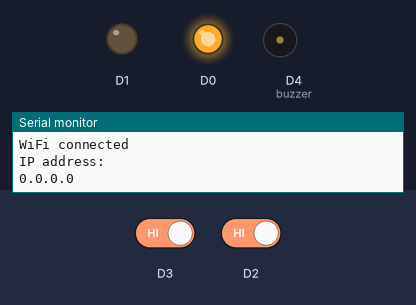
Simulated run of this sketch. Board: ESP8266 (NodeMCU). On the bench: output pins drawn as LEDs (lit = HIGH), buzzer (waves = sounding), the last lines printed to the serial monitor. The inputs (shaded band) are chosen by the test bench; at power-on: D3 HIGH, D2 HIGH. WiFi joins after 1.5 s; servers stay silent unless stated; network time is answered at once with the bench clock; uploads are accepted with an empty reply; the local clock reads 2024-03-15 10:24:30 at power-on unless the sketch sets it.

Above: at 3.0 s.
3.1 s: D3 driven LOW
At 4.3 s:
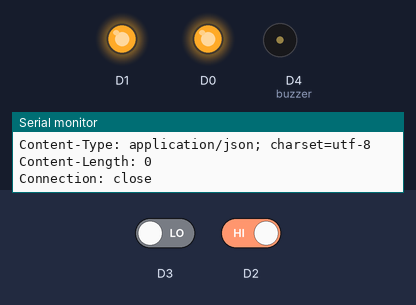
6.1 s: D2 driven LOW
At 7.9 s:
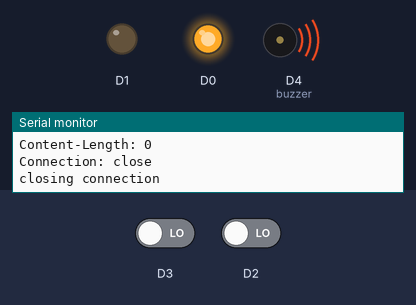
8.2 s: D3 driven HIGH
At 10.32 s:
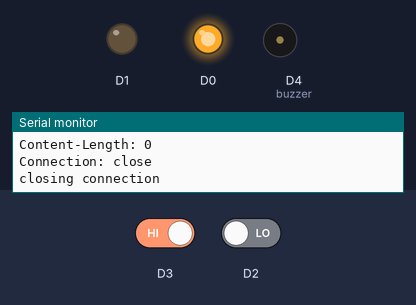
Timing chart, 0 to 17.2 s (numbered marks = the images above; inputs shaded):
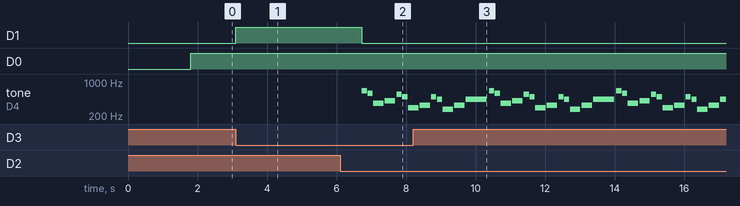

The sketch:

switch_hub.ino
```cpp
#define BLYNK_PRINT Serial
#include <ESP8266WiFi.h>
#include <WiFiUdp.h>
#include <NTPClient.h>
#include <BlynkSimpleEsp8266.h>
#define NOTE_B0  31
#define NOTE_C1  33
#define NOTE_CS1 35
#define NOTE_D1  37
#define NOTE_DS1 39
#define NOTE_E1  41
#define NOTE_F1  44
#define NOTE_FS1 46
#define NOTE_G1  49
#define NOTE_GS1 52
#define NOTE_A1  55
#define NOTE_AS1 58
#define NOTE_B1  62
#define NOTE_C2  65
#define NOTE_CS2 69
#define NOTE_D2  73
#define NOTE_DS2 78
#define NOTE_E2  82
#define NOTE_F2  87
#define NOTE_FS2 93
#define NOTE_G2  98
#define NOTE_GS2 104
#define NOTE_A2  110
#define NOTE_AS2 117
#define NOTE_B2  123
#define NOTE_C3  131
#define NOTE_CS3 139
#define NOTE_D3  147
#define NOTE_DS3 156
#define NOTE_E3  165
#define NOTE_F3  175
#define NOTE_FS3 185
#define NOTE_G3  196
#define NOTE_GS3 208
#define NOTE_A3  220
#define NOTE_AS3 233
#define NOTE_B3  247
#define NOTE_C4  262
#define NOTE_CS4 277
#define NOTE_D4  294
#define NOTE_DS4 311
#define NOTE_E4  330
#define NOTE_F4  349
#define NOTE_FS4 370
#define NOTE_G4  392
#define NOTE_GS4 415
#define NOTE_A4  440
#define NOTE_AS4 466
#define NOTE_B4  494
#define NOTE_C5  523
#define NOTE_CS5 554
#define NOTE_D5  587
#define NOTE_DS5 622
#define NOTE_E5  659
#define NOTE_F5  698
#define NOTE_FS5 740
#define NOTE_G5  784
#define NOTE_GS5 831
#define NOTE_A5  880
#define NOTE_AS5 932
#define NOTE_B5  988
#define NOTE_C6  1047
#define NOTE_CS6 1109
#define NOTE_D6  1175
#define NOTE_DS6 1245
#define NOTE_E6  1319
#define NOTE_F6  1397
#define NOTE_FS6 1480
#define NOTE_G6  1568
#define NOTE_GS6 1661
#define NOTE_A6  1760
#define NOTE_AS6 1865
#define NOTE_B6  1976
#define NOTE_C7  2093
#define NOTE_CS7 2217
#define NOTE_D7  2349
#define NOTE_DS7 2489
#define NOTE_E7  2637
#define NOTE_F7  2794
#define NOTE_FS7 2960
#define NOTE_G7  3136
#define NOTE_GS7 3322
#define NOTE_A7  3520
#define NOTE_AS7 3729
#define NOTE_B7  3951
#define NOTE_C8  4186
#define NOTE_CS8 4435
#define NOTE_D8  4699
#define NOTE_DS8 4978
#define REST      0

int tempo = 180;
int buzzer = D4;
int melody[] = {

  NOTE_E5, 8, NOTE_D5, 8, NOTE_FS4, 4, NOTE_GS4, 4,
  NOTE_CS5, 8, NOTE_B4, 8, NOTE_D4, 4, NOTE_E4, 4,
  NOTE_B4, 8, NOTE_A4, 8, NOTE_CS4, 4, NOTE_E4, 4,
  NOTE_A4, 2,
};
int notes = sizeof(melody) / sizeof(melody[0]) / 2;
int wholenote = (60000 * 4) / tempo;

int divider = 0, noteDuration = 0;
char auth[] = "";                     // Your auth tocken from Blynk

char ssid[] = "heinji";               // Enter your wifi ssid or username
char pass[] = "achajiii";             // Enter your wifi's password
char host[] = "192.168.127.47";       // Your device ip

const long utcOffsetInSeconds = 19800;
char daysOfTheWeek[7][12] = {"Sunday", "Monday", "Tuesday", "Wednesday", "Thursday", "Friday", "Saturday"};

WiFiUDP ntpUDP;
NTPClient timeClient(ntpUDP, "pool.ntp.org", utcOffsetInSeconds);

void ring() {
  for (int thisNote = 0; thisNote < notes * 2; thisNote = thisNote + 2) {
    divider = melody[thisNote + 1];
    if (divider > 0) {
      noteDuration = (wholenote) / divider;
    } else if (divider < 0) {
      noteDuration = (wholenote) / abs(divider);
      noteDuration *= 1.5;
    }

    tone(buzzer, melody[thisNote], noteDuration * 0.9);
    delay(noteDuration);
    noTone(buzzer);
  }
}
void setup()
{

  Serial.begin(9600);
  pinMode(D0,OUTPUT);
  pinMode(D1,OUTPUT);
  pinMode(D8,INPUT);
  digitalWrite(D2,HIGH);
  digitalWrite(D3,HIGH);
  WiFi.begin(ssid, pass);
   Serial.println("");
    Serial.println("WiFi connected");
    Serial.println("IP address: ");
    Serial.println(WiFi.localIP());
  timeClient.begin();
  Blynk.begin(auth, ssid, pass);
}
void push()
{
  WiFiClient client;
  timeClient.update();
  String day=String(daysOfTheWeek[timeClient.getDay()])+","+String(timeClient.getHours())+":"+String(timeClient.getMinutes());
  Serial.println(day);
  if (!client.connect(host, 80)) {
        Serial.println("connection failediiii");
        return;
    }
    client.print(String("GET http://"+String(host)+"/conn.php?") +
                          ("&time=")+day+
                          " HTTP/1.1\r\n" +
                 "Host: " + host + "\r\n" +
                 "Connection: close\r\n\r\n");
     while(client.available()) {
        String line = client.readStringUntil('\r');
        Serial.print(line);

    }

    Serial.println();
    Serial.println("closing connection");
}
void loop()
{
  if(Blynk.connected())
    digitalWrite(D0,HIGH);
    else
    digitalWrite(D0,LOW);
  Blynk.run();
  if(digitalRead(D2)==LOW)
  {
    ring();
  }
  if(digitalRead(D3)==LOW)
  {
    digitalWrite(D1,HIGH);
    push();
    delay(500);
    digitalWrite(D1,LOW);
  }
 }
```

Measured:
- after the input at 3.1 s, D1: LOW → HIGH at once
- after the input at 6.1 s, D1: HIGH → LOW after 0.63 s; tone on D4 (buzzer): plays 659 Hz for 0.15 s, 587 Hz for 0.15 s, 370 Hz for 0.30 s, 415 Hz for 0.30 s, 554 Hz for 0.15 s, 494 Hz for 0.15 s … (7 notes in this stretch), starting after 0.63 s
- after the input at 8.2 s, D1: stays LOW (without the input it goes to HIGH after 2.2 s)
